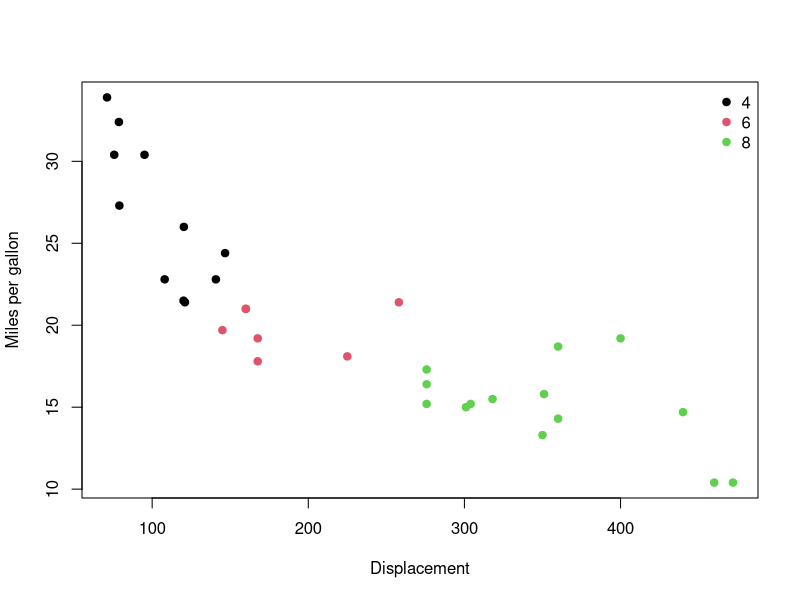

This figure's R source:
## ---- chunk 1
#| label: fig-group-base
#| fig-cap: "Mapping a factor to colour in base R: recycle the palette, then build the legend by hand"
#| fig-alt: "A scatterplot of engine displacement against miles per gallon with 32 points in three colours, keyed in a frameless legend at the top right. Four-cylinder cars are black circles clustered at the top left with the highest miles per gallon; six-cylinder cars are crimson circles in the middle; eight-cylinder cars are green circles at the right and bottom. The legend text reads 4, 6 and 8."
# The base R idiom. Correct, and nobody writes it twice.
g <- factor(mtcars$cyl)
# as.numeric(g) gives the factor CODES 1..k, not the labels. Hand them to
# palette() to get colours, because R will happily accept the raw integers
# and draw palette entries 1, 2, 3 as if you had meant them.
cols <- palette()[as.numeric(g)]

plot(mtcars$disp, mtcars$mpg, col = cols, pch = 19,
     xlab = 'Displacement', ylab = 'Miles per gallon')
legend('topright', legend = levels(g), pch = 19,
       col = palette()[1:3], bty = 'n')
